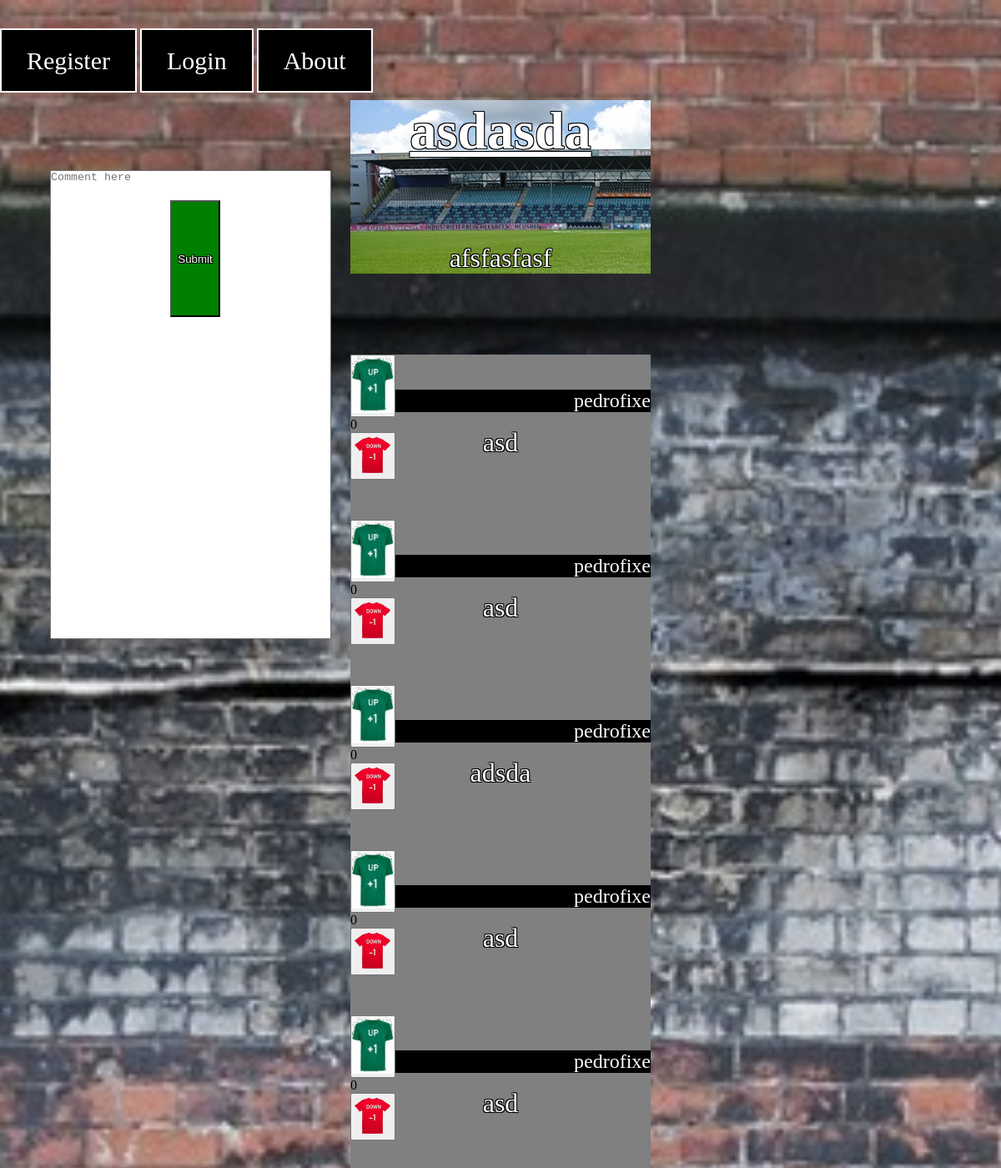
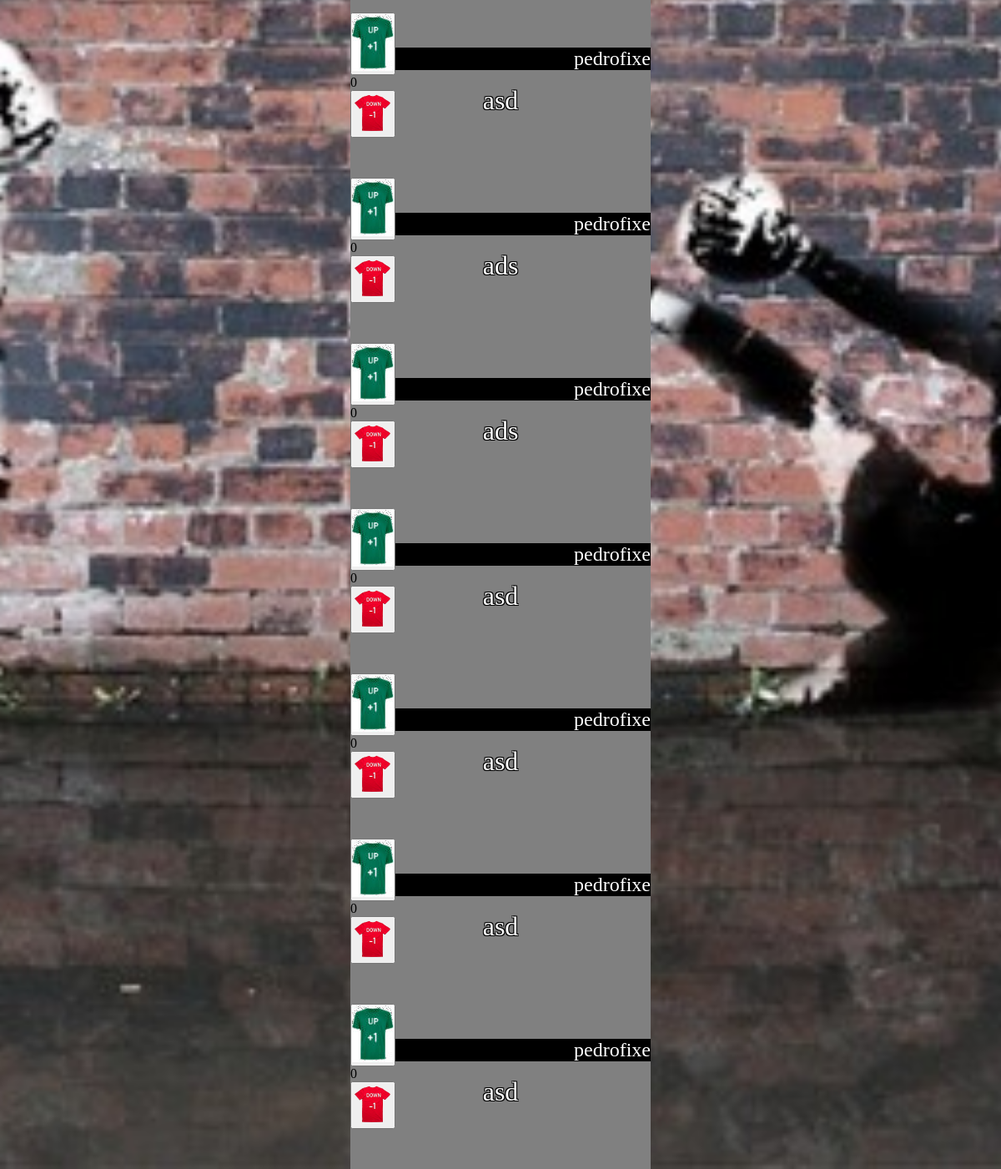
The app's page /postPage.php?id=3 with its own data (2 pictures, top to bottom).
### tables this page shows
CREATE TABLE Post (
	idPost		INTEGER NOT NULL PRIMARY KEY,
	idUser		INTEGER REFERENCES User (idUser),

	Title 		VARCHAR (100) NOT NULL,
	Text		VARCHAR (1000) NOT NULL,

	Link		VARCHAR NOT NULL,

	Date		INTEGER NOT NULL,

	Upvotes		INTEGER,
	Downvotes	INTEGER
);

CREATE TABLE Comment (
	idComment	INTEGER NOT NULL PRIMARY KEY,
	idUser		INTEGER REFERENCES User (idUser),
	idPost 		INTEGER REFERENCES Post (idPost),

	Text		VARCHAR (500) NOT NULL,

	Upvotes		INTEGER,
	Downvotes	INTEGER
);

CREATE TABLE User (
    idUser      INTEGER  NOT NULL PRIMARY KEY,

    username	VARCHAR (50) NOT NULL UNIQUE,
	password	VARCHAR NOT NULL,
	age 		INTEGER NOT NULL,
	email		VARCHAR (100) NOT NULL UNIQUE,
	pic			VARCHAR NOT NULL
);

### utilities.php (called while the page is built, shortened)
<?php
	function loggedIn()
	{
		$session = session_start();
		if (isset($_SESSION['id']))
		{
			$id = $_SESSION['id'];
			return $id;
		}
		else
		{
			return -1;
		}
	}
?>

### postPage.php (the view, shortened to what this page needs)
<?php
	include_once("utilities.php");
	$idPost = $_GET['id'];
	$idPost = preg_replace("/[^0-9]/", "", $idPost);
	$dbh = new PDO('sqlite:database.db');
	$dbh->setAttribute(PDO::ATTR_EMULATE_PREPARES, false);
	$query1 = $dbh->prepare('SELECT * FROM Post WHERE idPost = ?');
	$status1 = $query1->execute(array($idPost));
	$fetched1 = $query1->fetchAll();
	if (count($fetched1) == 1)
	{
		$post = $fetched1[0];
		$idPost = $post['idPost'];
		$Title = $post['Title'];
		$Text = $post['Text'];
		$Link = $post['Link'];
		$paragraphs = explode("\n", $Text);
		if (substr($Link, 0, 7) != "http://")
			$Link = "http://" . $Link;
	}
	$query2 = $dbh->prepare('SELECT * FROM user, (SELECT * FROM Comment WHERE idPost = ?) as comments where user.idUser = comments.idUser');
	$status2 = $query2->execute(array($idPost));
	$comments = $query2->fetchAll();
?>
<!DOCTYPE html>
<html>
<head>
	<link href="style.css" rel="stylesheet">
</head>
	<body>
		<div class="postPageMenu">
			<ul>
				<?php
					$id = loggedIn();
					if ($id == -1) : ?>
						<li class="active"> <a href="register.html">Register</a> </li>
						<li class="active"> <a href="login.html">Login</a> </li>
						<li class="active"> <a href="about.html">About</a> </li>
					<?php else : ?>
						<li class="active"> <a href="logout.php">Logout</a> </li>
						<li class="active"> <a href="about.html">About</a> </li>
						<li class="active"> <a href="profile.php">Profile</a> </li>
					<?php endif; ?>
			</ul>
		</div>
		<textarea id="commentText" placeholder="Comment here" rows="4" cols="40" maxlength="500" required></textarea>
		<button id="submitComment" onclick="registerComment(<?=$idPost?>)" > Submit </button>
		<section id="post">
			<article>
				<header>
					<h1>
						<a href="<?=$Link?>"><?=$Title?></a>
					</h1>
				</header>
				<?php foreach ($paragraphs as $paragraph) { ?>
				<p><?=$paragraph?><p>
				<?php } ?>
			</article>
		</section>
		<section id="comments">
			<?php foreach ($comments as $comment) { ?>
				<div class="comment-votes">
					<div class='ball up' >
						<button onclick='upVoteComment(<?=$comment['idComment']?>)' id='upVoteComment()'>
							<img src="./upvote.jpg">
						</button>
					</div>
					<div id="numberOfVotes<?=$comment['idComment']?>"><?=$comment['Upvotes']-$comment['Downvotes']?></div>
					<div class='ball down' id='downvote()'>
						<button onclick='downVoteComment(<?=$comment['idComment']?>)' id='downVoteComment()'>
							<img src="./downvote1.png">
						</button>
					</div>
				</div>
				<div class="commentUsername">
				<?=$comment['username']?><br>
			</div>
				<div class="commentText">
					<?=$comment['Text']?><br><br><br>
				</div>
				<?php } ?>
		</section>
	</body>
</html>

### style.css (style rules this page uses)
* { margin: 0; padding: 0; }
#post { background-image: url(stadium.jpg); text-align: center; margin-left: auto; margin-right: auto; margin-top: 10%; position: relative; height: 290%; width: 30%; align-items: center; }
#post h1 { top: 15%; font-size: 400%; }
#post h1 a { margin-top: 20%; text-align: center; color: white; text-shadow: -1px -1px 0 #000, 1px -1px 0 #000, -1px 1px 0 #000, 1px 1px 0 #000; }
#post p { font-size: 200%; margin-top: 27%; text-align: center; color: white; text-shadow: -1px -1px 0 #000, 1px -1px 0 #000, -1px 1px 0 #000, 1px 1px 0 #000; }
.postPageMenu { align-items: center; margin: auto auto; position: fixed; background-image: url(graffitti.jpg); height: 100%; width: 100%; top: 0%; background-size: cover; background-position: center; background-repeat: no-repeat; background-attachment:fixed; }
.postPageMenu > ul { top: 2%; left: 0%; position: relative; float: left; list-style: none; }
.postPageMenu > ul li { top: 2%; position: relative; display: inline-table; }
.postPageMenu > ul li a { top: 2%; position: relative; color: white; background-color: black; text-decoration: none; font-family: "Times New Roman", Times, serif; font-size: 30px; padding: 20px 30px; }
.postPageMenu > ul li.active a { border: 2px solid white; }
#comments { background-repeat: no-repeat; text-align: center; top: 50%; position: relative; width: 30%; margin-left: 35%; background-color: grey; }
#comments .comment-votes { left: 0%; text-align: left; }
#comments .commentText { color: white; font-size: 200%; margin-top: 5%; background-color: grey; text-shadow: -1px -1px 0 #000, 1px -1px 0 #000, -1px 1px 0 #000, 1px 1px 0 #000; }
#comments .commentUsername { text-align: right; color: white; font-size: 150%; margin-top: -30%; margin-bottom: 0%; background-color: black; text-shadow: -1px -1px 0 #000, 1px -1px 0 #000, -1px 1px 0 #000, 1px 1px 0 #000; }
#commentText { position: fixed; height: 20%; margin-left: 5%; margin-top: 7%; }
#submitComment { position: fixed; background-color: green; color: white; text-shadow: -1px -1px 0 #000, 1px -1px 0 #000, -1px 1px 0 #000, 1px 1px 0 #000; height: 5%; width: 5%; margin-top: 10%; margin-left: 17%; }
textarea { resize: none; }

### records on screen
post: Title "asdasda", Text "afsfasfasf"
comment: $comment['Upvotes']-$comment['Downvotes'] "0", idUser.username "pedrofixe", Text "asd"
comment: $comment['Upvotes']-$comment['Downvotes'] "0", idUser.username "pedrofixe", Text "asd"
comment: $comment['Upvotes']-$comment['Downvotes'] "0", idUser.username "pedrofixe", Text "adsda"
comment: $comment['Upvotes']-$comment['Downvotes'] "0", idUser.username "pedrofixe", Text "asd"
comment: $comment['Upvotes']-$comment['Downvotes'] "0", idUser.username "pedrofixe", Text "asd"
comment: $comment['Upvotes']-$comment['Downvotes'] "0", idUser.username "pedrofixe", Text "asd"
comment: $comment['Upvotes']-$comment['Downvotes'] "0", idUser.username "pedrofixe", Text "ads"
comment: $comment['Upvotes']-$comment['Downvotes'] "0", idUser.username "pedrofixe", Text "ads"
comment: $comment['Upvotes']-$comment['Downvotes'] "0", idUser.username "pedrofixe", Text "asd"
comment: $comment['Upvotes']-$comment['Downvotes'] "0", idUser.username "pedrofixe", Text "asd"
comment: $comment['Upvotes']-$comment['Downvotes'] "0", idUser.username "pedrofixe", Text "asd"
comment: $comment['Upvotes']-$comment['Downvotes'] "0", idUser.username "pedrofixe", Text "asd"
